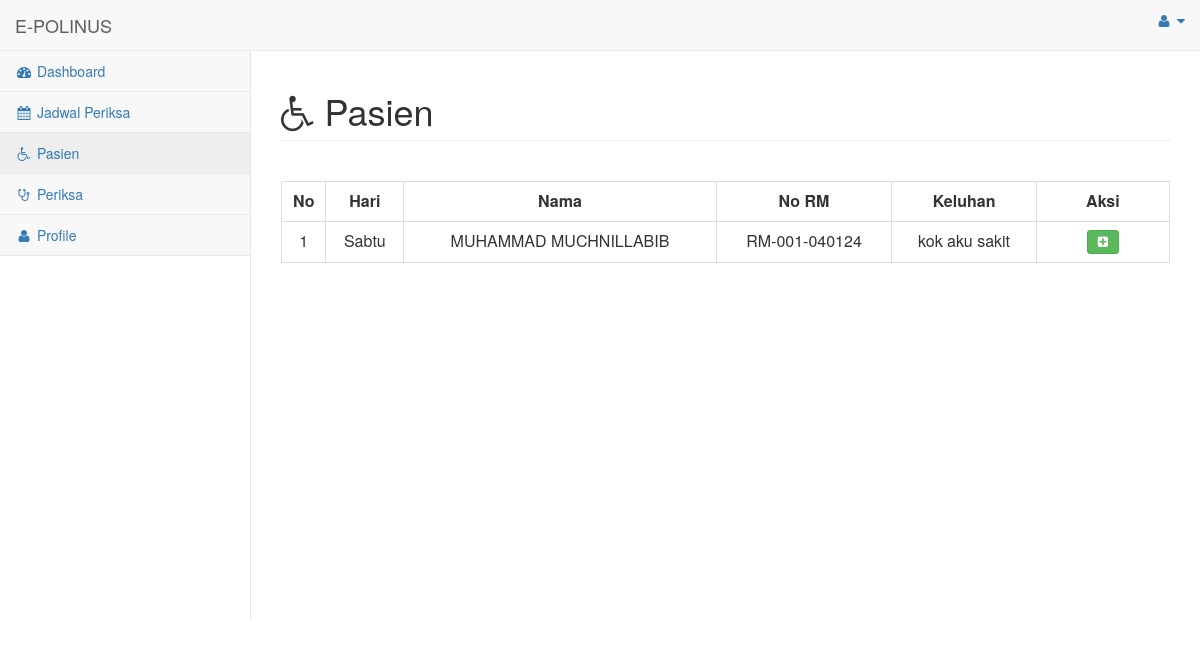
The page /menu/menu_pasien_dokter.php (signed in) on the database its author committed.
### tables this page shows
CREATE TABLE `daftar_poli` (
  `id_daftar_poli` int(11) UNSIGNED NOT NULL,
  `id_pasien` int(11) UNSIGNED NOT NULL,
  `id_jadwal` int(11) UNSIGNED NOT NULL,
  `keluhan` text NOT NULL,
  `no_antrian` varchar(255) NOT NULL
);

CREATE TABLE `jadwal_periksa` (
  `id_jadwal` int(11) UNSIGNED NOT NULL,
  `id_dokter` int(11) UNSIGNED NOT NULL,
  `hari` enum('Senin','Selasa','Rabu','Kamis','Jumat','Sabtu') NOT NULL,
  `jam_mulai` time NOT NULL,
  `jam_selesai` time NOT NULL,
  `status` tinyint(1) NOT NULL DEFAULT 0
);

CREATE TABLE `pasien` (
  `id` int(11) UNSIGNED NOT NULL,
  `nama` varchar(255) NOT NULL,
  `alamat` varchar(255) NOT NULL,
  `no_ktp` varchar(255) NOT NULL,
  `no_hp` varchar(255) NOT NULL,
  `no_rm` varchar(255) NOT NULL
);

### menu/menu_pasien_dokter.php (the view, shortened to what this page needs)
<html>
<head>
    <link href="../vendor/bootstrap/css/bootstrap.min.css" rel="stylesheet">
    <link href="../vendor/metisMenu/metisMenu.min.css" rel="stylesheet">
    <link href="../dist/css/sb-admin-2.css" rel="stylesheet">
    <link href="../vendor/morrisjs/morris.css" rel="stylesheet">
    <link href="../vendor/font-awesome/css/font-awesome.min.css" rel="stylesheet" type="text/css">
    <link href="../vendor/datatables-plugins/dataTables.bootstrap.css" rel="stylesheet">
    <link href="../vendor/datatables-responsive/dataTables.responsive.css" rel="stylesheet">
    <link rel="stylesheet" href="https://maxcdn.bootstrapcdn.com/bootstrap/3.4.1/css/bootstrap.min.css">
</head>
<body>
<div id="wrapper">
        <nav class="navbar navbar-default navbar-static-top" role="navigation" style="margin-bottom: 0">
            <div class="navbar-header">
                <a class="navbar-brand" >E-POLINUS</a>
            </div>
            <ul class="nav navbar-top-links navbar-right">
                <li class="dropdown">
                    <a class="dropdown-toggle" data-toggle="dropdown" href="#">
                        <i class="fa fa-user fa-fw"></i> <i class="fa fa-caret-down"></i>
                    </a>
                </li>
            </ul>
            <div class="navbar-default sidebar" role="navigation">
                <div class="sidebar-nav navbar-collapse">
                    <ul class="nav" id="side-menu">
                        <li>
                            <a href="../halaman_dokter.php"><i class="fa fa-dashboard fa-fw"></i> Dashboard</a>
                        </li>
                        <li>
                            <a href="menu_jadwal_periksa.php"><i class="fa fa-calendar fa-fw"></i> Jadwal Periksa</a>
                        </li>
                        <li>
                            <a href="menu_pasien_dokter.php"><i class="fa fa-wheelchair fa-fw"></i>  Pasien</a>
                        </li>
                        <li>
                            <a href="menu_periksa.php"><i class="fa fa-stethoscope fa-fw"></i>  Periksa</a>
                        </li>
                        <li>
                            <a href="menu_profile_dokter.php"><i class="fa fa-user fa-fw"></i> Profile</a>
                        </li>
                    </ul>
                </div>
            </div>
        </nav>
<div id="page-wrapper">
            <div class="row">
                <div class="col-lg-12">
                    <h1 class="page-header"><i class="fa fa-wheelchair"></i> Pasien</h1>
                </div>
            </div>
            <br>
            <div class="card-body">
                <div class="table-responsive">
                    <table class="table table-bordered" id="dataTable" width="100%" cellspacing="0">
                    <tr align="center" style="font-weight:bold">
                    <td width="5%">No</td>
                    <td>Hari</td>
                    <td>Nama</td>
                    <td>No RM</td>
                    <td>Keluhan</td>
                    <td width="15%">Aksi</td>
                    </tr>
                    <?php
                        include '../koneksi.php';
                        $no = 1;
                        $query = "SELECT * FROM daftar_poli INNER JOIN jadwal_periksa ON daftar_poli.id_jadwal = jadwal_periksa.id_jadwal INNER JOIN pasien on daftar_poli.id_pasien = pasien.id WHERE id_dokter= '$_SESSION[id_dokter]'";
                        $result = mysqli_query($koneksi, $query);
                        while ($row = mysqli_fetch_array($result)) :
                            ?>
                                    <tr align="center">
                                    <td><?= $no++ ?></td>
                                    <td><?= $row['hari'] ?></td>
                                    <td><?= $row['nama'] ?></td>
                                    <td><?= $row['no_rm'] ?></td>
                                    <td><?= $row['keluhan'] ?></td>
                                    <td>
                                        <div class="btn-group" role="group">
                                        <a title="Diagnosa" href="menu_diagnosa.php?id_daftar_poli=<?php echo $row['id_daftar_poli'];?>" type="button" class="btn btn-sm btn-success" ><i class="fa fa-plus-square"></i></a>
                                    </div>
                                    </td>
                                    </tr>
                                    <?php endwhile; ?>
                    </table>
                </div>
            </div>
</div>
</div>
</body>
</html>

### rows shown on the page
daftar_poli: id_jadwal.hari "Sabtu", id_pasien.nama "MUHAMMAD MUCHNILLABIB", id_pasien.no_rm "RM-001-040124", keluhan "kok aku sakit"
